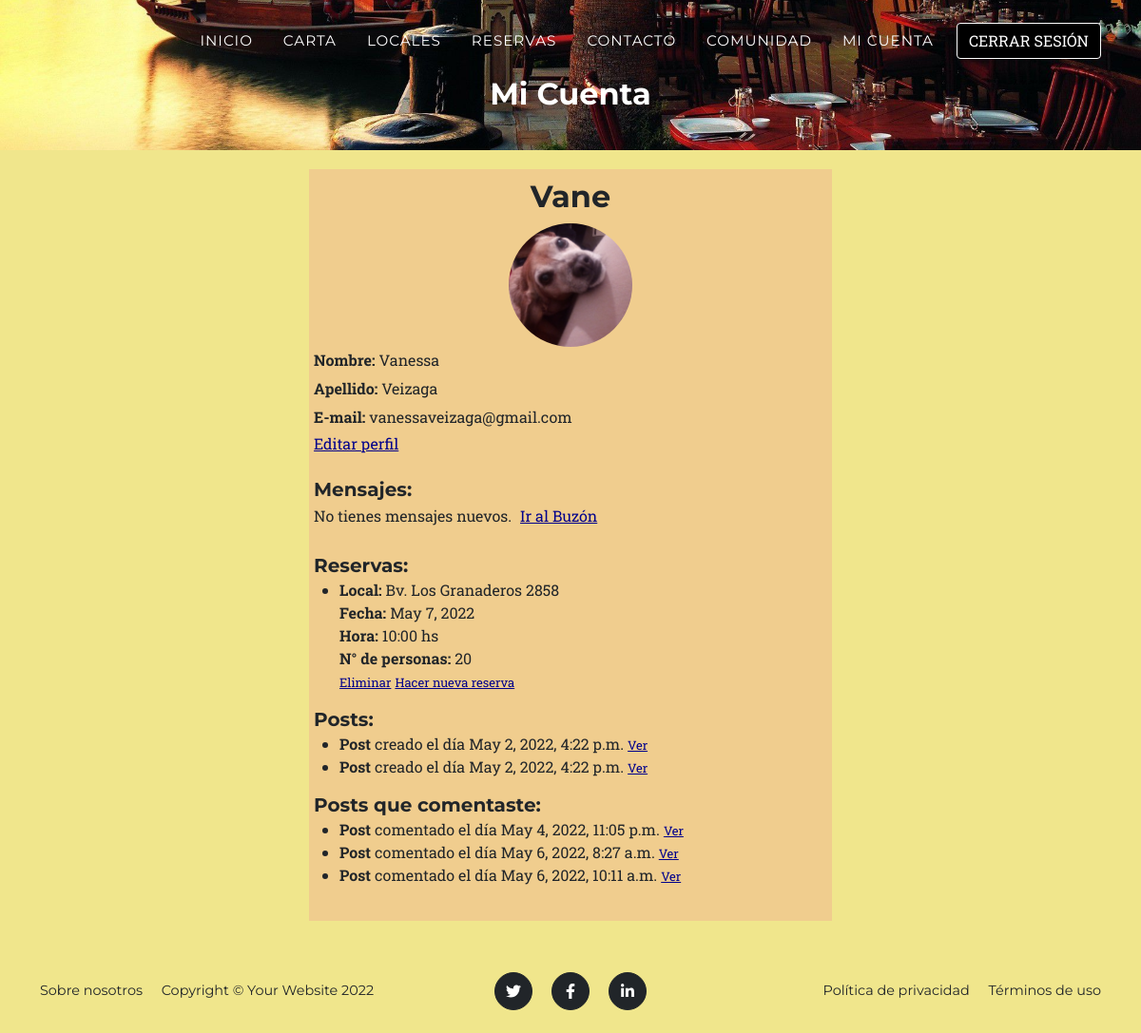
Page /AppRestaurante/miCuenta (signed in) on the committed database.
### AppRestaurante/models.py (models this page shows, shortened)
class User(AbstractUser):
    imagen = models.ImageField(upload_to='avatar', default='avatar/perfil.png', null=True, blank=True)

class Reserva(models.Model):
    user = models.ForeignKey(User, on_delete=models.CASCADE, related_name="reservas")
    dia = models.DateField()
    horario = models.CharField(max_length=5)
    cantidad_personas = models.PositiveIntegerField()
    local = models.ForeignKey(Local, on_delete=models.CASCADE)

class Local(models.Model):
    provincia = models.CharField(max_length=20)
    localidad = models.CharField(max_length=20)
    direccion = models.CharField(max_length=40)
    telefono = models.CharField(max_length=15)
    capacidad = models.IntegerField()
    imagen = models.ImageField(upload_to='local', null=True, blank=True)

class Post(models.Model):
    user = models.ForeignKey(User, on_delete=models.CASCADE, related_name="posts")
    fecha = models.DateTimeField(auto_now_add=True)
    contenido = models.TextField(max_length=255)
    imagen = models.ImageField(upload_to='posts', null=True, blank=True)

class Comentario(models.Model):
    post = models.ForeignKey(Post, on_delete=models.CASCADE, blank=True, null=True, related_name="comentarios")
    user = models.ForeignKey(User, on_delete=models.CASCADE, related_name="comentarios")
    fecha = models.DateTimeField(auto_now_add=True)
    contenido = models.TextField(max_length=255)

### AppRestaurante/views.py (the view)
# urls.py: path('miCuenta', views.miCuenta, name="MiCuenta"),
@login_required
def miCuenta(request):
    perfil = User.objects.get(username = request.user)
    mensajes = len(Mensaje.objects.filter(destinatario = request.user).filter(no_leido = True))
    return render(request, "miCuenta.html", {"perfil": perfil, "mensajes": mensajes})

### AppRestaurante/Templates/miCuenta.html (shortened to what this page needs)
{% extends 'padre.html' %}
{% load static %}
{% block header %}<h2>Mi Cuenta</h2>{% endblock header %}
{% block contenidoQueCambia %}
<section style="margin-bottom: 30px;" class="contenido">
    <h2>{{user.username}}</h2>
    <div class="perfil" style="background-image: url('{{user.imagen.url}}');"></div>
    <p><b>Nombre: </b>{{user.first_name}}</p>
    <p><b>Apellido: </b>{{user.last_name}}</p>
    <p><b>E-mail: </b>{{user.email}}</p>
    <a class="link" href="{% url 'EditarPerfil' %}">Editar perfil</a>
    <br><br>
    <h5>Mensajes:</h5>
    {% if mensajes %}
        <p>
            Tienes <b>{{mensajes}}</b> mensaje/s no leído/s.
            <a class="link" href="{% url 'Buzon' %}">Ir al Buzón</a>
        </p>
    {% else %}
        <p>
            No tienes mensajes nuevos.
            <a class="link" href="{% url 'Buzon' %}">Ir al Buzón</a>
        </p>
    {% endif %}
    <br>
    {% if user.reservas.all %}
        <h5>Reservas:</h5>
        <ul style="list-style-position: outside;">
            {% for reserva in  user.reservas.all%}
            <li><b>Local:</b> {{reserva.local.direccion}} <br>
                <b>Fecha:</b> {{reserva.dia}} <br>
                <b>Hora:</b> {{reserva.horario}} hs <br>
                <b>N° de personas:</b> {{reserva.cantidad_personas}}<br>
            </li>
            <a style="color: darkblue; font-size: small;" href="{% url 'EliminarReserva' reserva.id %}">Eliminar</a>
            <a style="color: darkblue; font-size: small;" href="{% url 'Reserva' %}">Hacer nueva reserva</a>
            {% endfor %}
        </ul>
    {% endif %}
    {% if user.posts.all %}
        <h5>Posts:</h5>
        <ul style="list-style-position: outside;">
            {% for post in user.posts.all%}
            <li><b>Post</b> creado el día {{post.fecha}}
                <a style="color: darkblue; font-size: small;" href="{% url 'DetallePost' post.id %}">Ver</a>
            </li>
            {% endfor %}
        </ul>
    {% endif %}
    {% if user.comentarios.all %}
    <h5>Posts que comentaste:</h5>
    <ul style="list-style-position: outside;">
        {% for comentario in user.comentarios.all %}
        <li><b>Post</b> comentado el día {{comentario.fecha}}
            <a style="color: darkblue; font-size: small;" href="{% url 'DetallePost' comentario.post.id %}">Ver</a>
        </li>
        {% endfor %}
    </ul>
{% endif %}
</section>
{% endblock contenidoQueCambia %}

### AppRestaurante/static/css/style.css (style rules this page uses)
body { margin: 0; }
div.perfil { height: 130px; width: 130px; background-repeat: no-repeat; background-position: 50%; border-radius: 50%; background-size: 120% auto; margin: 0 auto; }
h2 { text-align: center; font-family: Verdana, Geneva, Tahoma, sans-serif; margin: 10px; }
section.contenido { background-color: rgb(240, 205, 142) !important; width: 550px; margin: 0 auto; padding-top: 10px !important; padding-bottom: 20px !important; margin-top: 20px; }
p, h3, h4, h5, h6 { margin-left: 5px !important; margin-bottom: 2px !important; }
.link { margin-left: 5px !important; color: darkblue !important; font-size: 16px; }

### rows in the picture
User: username "Vane", imagen (picture), first_name "Vanessa", last_name "Veizaga", email "vanessaveizaga@gmail.com"
Reserva: local.direccion "Bv. Los Granaderos 2858", dia "May 7, 2022", horario "10:00", cantidad_personas "20"
Post: fecha "May 2, 2022, 4:22 p.m."
Post: fecha "May 2, 2022, 4:22 p.m."
Comentario: fecha "May 4, 2022, 11:05 p.m."
Comentario: fecha "May 6, 2022, 8:27 a.m."
Comentario: fecha "May 6, 2022, 10:11 a.m."
